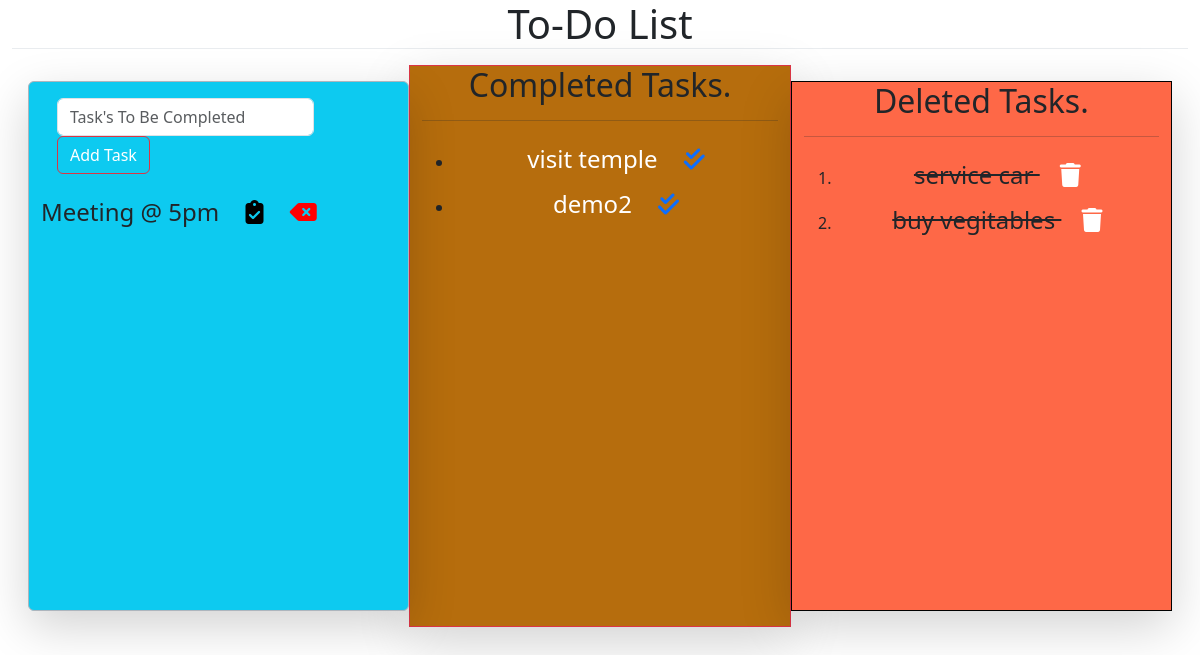
The app's page /, older data.
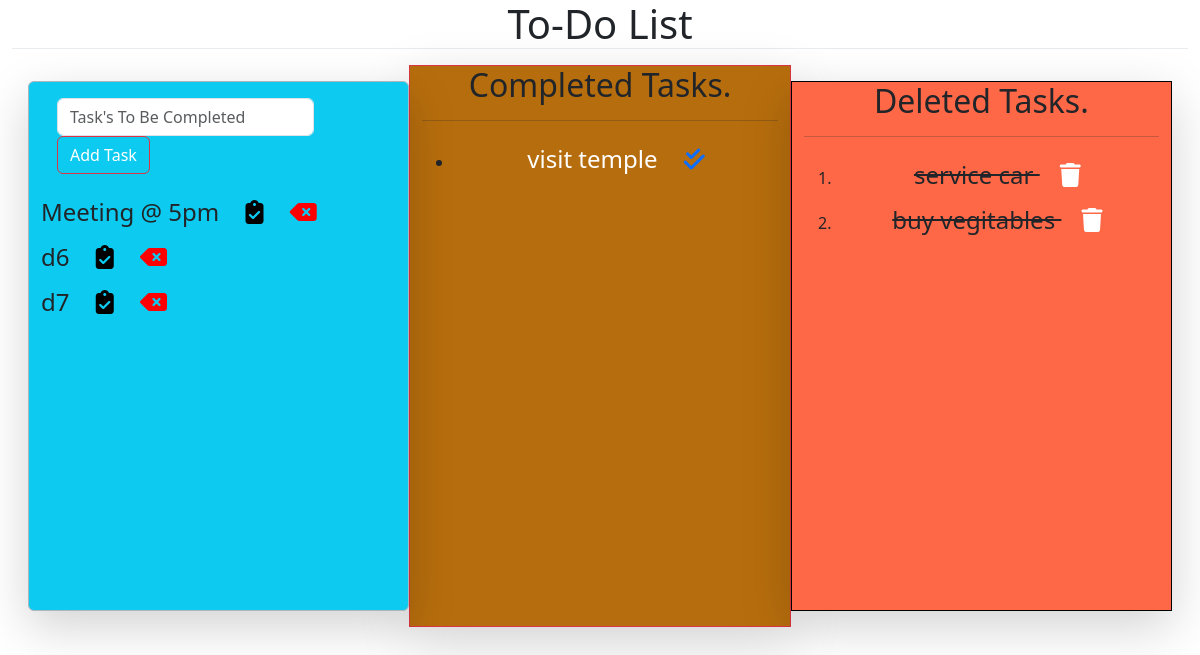
The same page, newer data.
### home/models.py (models this page shows)
class Tasks(models.Model):
    task_description=models.CharField(max_length=100)
    status=models.CharField(default="pending",max_length=50)

### home/views.py (the view, shortened to what this page needs)
# urls.py: 2. Add a URL to urlpatterns:  path('', views.home, name='home')
def home(request):
    queryset = Tasks.objects.all()
    context = {'Tasks': queryset}
    return render(request, 'index.html', context)

### home/templates/index.html (shortened to what this page needs)
<!DOCTYPE html>
<html lang="en">
  <head>
    <link rel="stylesheet" href="https://cdnjs.cloudflare.com/ajax/libs/font-awesome/6.4.2/css/all.min.css" />
    <link href="https://cdn.jsdelivr.net/npm/bootstrap@5.3.2/dist/css/bootstrap.min.css" rel="stylesheet" />
    <link rel="stylesheet" href="/static/index.css" />
  </head>
  <body>
    <div class="container-fluid">
      <h2 class="h1 border-bottom border-light-subtle page-title" style="text-align: center;">To-Do List</h2>
      <div class="row m-3 ">
        <div class=" col-md-12 col-lg-4 bg-info col-sm-12 my-3  border border-dark-subtle shadow-lg card droppable task-container" id="left" style="height: 530px; background-color: #57B8FF;">
          <div class="input-group">
            <div class="form p-3">
              <form action="" method="post" class="bg-info">
                <input type="text" class="form-control" required name="task" placeholder="Task's To Be Completed" aria-label="Recipient's username with two button addons" />
                <button class="btn btn-outline-secondary border border-danger" type="submit" style="color: white;">Add Task</button>
              </form>
            </div>
          </div>
          <div class="tasks" style="overflow: scroll; overflow-x: hidden;">
            {% for task in Tasks %}
              {% if task.status == 'pending' %}
                <div class="lists draggable" draggable="true" id="task-{{ task.id }}">
                  <h4>
                    {{ task.task_description }}
                    <a href="{% url 'completed_tasks' task.id %}" style="text-decoration: none;"><i class="fa-solid fa-clipboard-check" style="cursor: pointer; color: black;"></i></a>
                    <a href="{% url 'deleted_tasks' task.id %}" style="text-decoration: none;"><i class="fa-solid fa-delete-left" style="cursor: not-allowed; color: red;"></i></a>
                  </h4>
                </div>
              {% endif %}
            {% endfor %}
          </div>
        </div>
        <div class=" col-md-12 col-lg-4 col-sm-12 div2 border border-danger shadow-lg droppable task-container" id="right" style="background-color: #B66D0D;">
          <h2 style=" text-align: center;">Completed Tasks.</h2>
          <hr />
          <div class="tasks" style="overflow: scroll; overflow-x: hidden;">
            <ul>
              {% for task in Tasks %}
                {% if task.status == 'completed' %}
                  <div class="lists draggable" draggable="true" id="task-{{ task.id }}">
                    <li>
                      <h4 style=" text-align: center; color: white;">
                        {{ task.task_description }}
                        <a class="" href="{% url 'remove_tasks' task.id %}" style="text-decoration: none;"><i class="fa-solid fa-check-double"></i></a>
                      </h4>
                    </li>
                  </div>
                {% endif %}
              {% endfor %}
            </ul>
          </div>
        </div>
        <div class="del  col-md-12 col-lg-4 col-sm-12 div3 my-3 border border-black shadow-lg droppable task-container" style="background-color: #FE6847;" id="right2">
          <h2 style=" text-align: center;">Deleted Tasks.</h2>
          <hr />
          <div class="tasks" style="overflow: scroll; overflow-x: hidden;">
            <ol style="">
              {% for task in Tasks %}
                {% if task.status == 'deleted' %}
                  <div class="lists draggable" draggable="true" id="task-{{ task.id }}">
                    <li>
                      <h4 style=" text-align: center; text-decoration: line-through;">
                        {{ task.task_description }}
                        <a class="" href="{% url 'remove_tasks' task.id %}" style="text-decoration: none;"><i class="fa-solid fa-trash" style="color: white;"></i></a>
                      </h4>
                    </li>
                  </div>
                {% endif %}
              {% endfor %}
            </ol>
          </div>
        </div>
      </div>
    </div>
  </body>
</html>

### home/static/index.css (style rules this page uses)
body { margin:0; padding: 0; background-image: url(https://wallpapercave.com/wp/wp3701488.jpg); }
.h1 { margin-bottom: 2px solid white; }
.fa-solid { padding-left: 20px; padding-top: 10px; cursor:pointer; }

### home/templates/index.html (style rules this page uses)
.task-container { background-color: rgba(255, 255, 255, 0.8); border: 1px solid rgba(0, 0, 0, 0.2); transition: background-color 0.3s ease, transform 0.3s ease, box-shadow 0.3s ease; }

Row changes from the older to the newer data that the page shows:
no longer on this page (row edited): Tasks: task_description "demo2", shown under "Completed Tasks."
added Tasks: task_description "d6"
added Tasks: task_description "d7"
